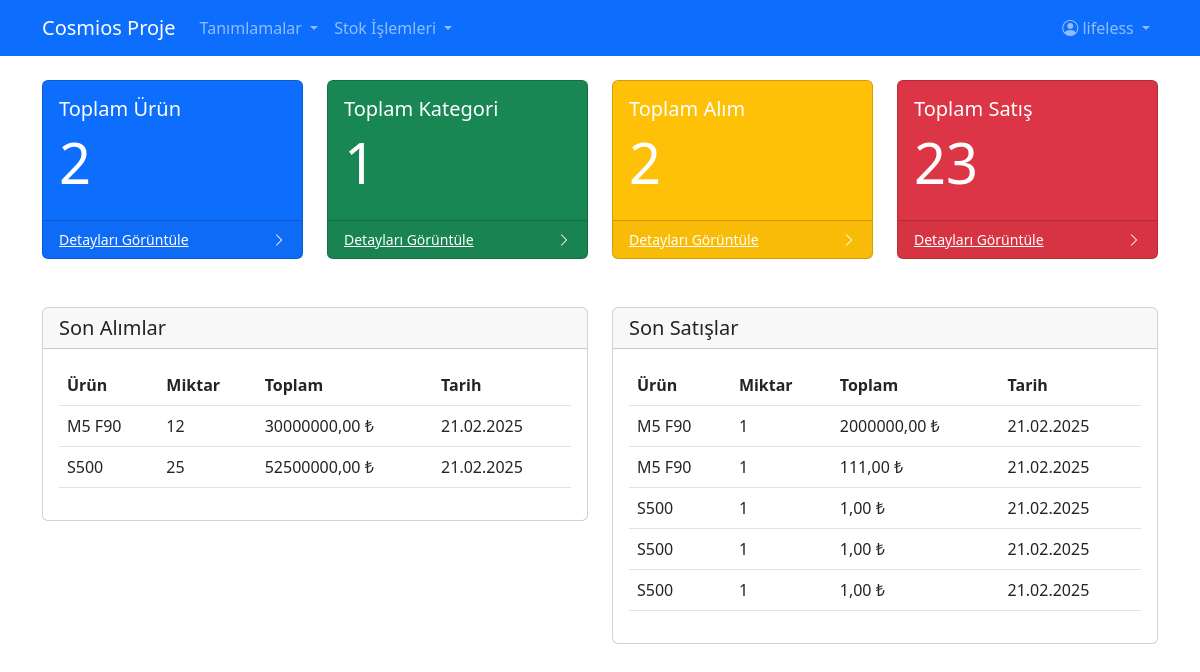
The app's page / (signed in) with its own data.
### stock/models.py (models this page shows, shortened)
class Purchases(models.Model):
    user = models.ForeignKey(User, on_delete=models.CASCADE)
    firm = models.ForeignKey(Firm, on_delete=models.CASCADE)
    product = models.ForeignKey(Product, on_delete=models.CASCADE)
    quantity = models.PositiveIntegerField()
    price = models.DecimalField(max_digits=10, decimal_places=2)
    created = models.DateTimeField(auto_now_add=True)
    @property
    def price_total(self):
        return self.quantity * self.price
    class Meta:
        verbose_name = 'Alım'
        verbose_name_plural = 'Alımlar'

class Product(models.Model):
    name = models.CharField(max_length=100)
    category = models.ForeignKey(Category, on_delete=models.CASCADE, related_name='products')
    brand = models.ForeignKey(Brand, on_delete=models.CASCADE, related_name='products')
    stock = models.PositiveIntegerField(default=0)
    image = models.ImageField(upload_to='products/', null=True, blank=True)
    created = models.DateTimeField(auto_now_add=True, null=True)
    updated = models.DateTimeField(auto_now=True, null=True)
    class Meta:
        verbose_name = 'Ürün'
        verbose_name_plural = 'Ürünler'

class Sales(models.Model):
    user = models.ForeignKey(User, on_delete=models.CASCADE)
    product = models.ForeignKey(Product, on_delete=models.CASCADE)
    brand = models.ForeignKey(Brand, on_delete=models.CASCADE)
    quantity = models.IntegerField()
    price = models.DecimalField(max_digits=10, decimal_places=2)
    price_total = models.DecimalField(max_digits=10, decimal_places=2, null=True, blank=True)
    created = models.DateTimeField(auto_now_add=True)
    updated = models.DateTimeField(auto_now=True)
    class Meta:
        verbose_name = 'Satış'
        verbose_name_plural = 'Satışlar'
        ordering = ['-created']

### stock/views.py (the view)
# urls.py: path('', views.index, name='index'),
@login_required
def index(request):
    context = {
        'total_products': Product.objects.count(),
        'total_categories': Category.objects.count(),
        'total_purchases': Purchases.objects.count(),
        'total_sales': Sales.objects.count(),
        'recent_purchases': Purchases.objects.order_by('-created')[:5],
        'recent_sales': Sales.objects.order_by('-created')[:5],
    }
    return render(request, 'stock/index.html', context)

### templates/stock/index.html (shortened to what this page needs)
{% extends 'base.html' %}
{% block content %}
<div class="row">
    <div class="col-md-3">
        <div class="card bg-primary text-white mb-4">
            <div class="card-body">
                <h5 class="card-title">Toplam Ürün</h5>
                <h2 class="display-4">{{ total_products }}</h2>
            </div>
            <div class="card-footer d-flex align-items-center justify-content-between">
                <a class="small text-white stretched-link" href="{% url 'product_list' %}">Detayları Görüntüle</a>
                <div class="small text-white"><i class="bi bi-chevron-right"></i></div>
            </div>
        </div>
    </div>
    <div class="col-md-3">
        <div class="card bg-success text-white mb-4">
            <div class="card-body">
                <h5 class="card-title">Toplam Kategori</h5>
                <h2 class="display-4">{{ total_categories }}</h2>
            </div>
            <div class="card-footer d-flex align-items-center justify-content-between">
                <a class="small text-white stretched-link" href="{% url 'category_list' %}">Detayları Görüntüle</a>
                <div class="small text-white"><i class="bi bi-chevron-right"></i></div>
            </div>
        </div>
    </div>
    <div class="col-md-3">
        <div class="card bg-warning text-white mb-4">
            <div class="card-body">
                <h5 class="card-title">Toplam Alım</h5>
                <h2 class="display-4">{{ total_purchases }}</h2>
            </div>
            <div class="card-footer d-flex align-items-center justify-content-between">
                <a class="small text-white stretched-link" href="{% url 'purchase_list' %}">Detayları Görüntüle</a>
                <div class="small text-white"><i class="bi bi-chevron-right"></i></div>
            </div>
        </div>
    </div>
    <div class="col-md-3">
        <div class="card bg-danger text-white mb-4">
            <div class="card-body">
                <h5 class="card-title">Toplam Satış</h5>
                <h2 class="display-4">{{ total_sales }}</h2>
            </div>
            <div class="card-footer d-flex align-items-center justify-content-between">
                <a class="small text-white stretched-link" href="{% url 'sale_list' %}">Detayları Görüntüle</a>
                <div class="small text-white"><i class="bi bi-chevron-right"></i></div>
            </div>
        </div>
    </div>
</div>
<div class="row mt-4">
    <div class="col-md-6">
        <div class="card">
            <div class="card-header">
                <h5 class="mb-0">Son Alımlar</h5>
            </div>
            <div class="card-body">
                <table class="table">
                    <thead>
                        <tr>
                            <th>Ürün</th>
                            <th>Miktar</th>
                            <th>Toplam</th>
                            <th>Tarih</th>
                        </tr>
                    </thead>
                    <tbody>
                        {% for purchase in recent_purchases %}
                        <tr>
                            <td>{{ purchase.product.name }}</td>
                            <td>{{ purchase.quantity }}</td>
                            <td>{{ purchase.price_total }} ₺</td>
                            <td>{{ purchase.created|date:"d.m.Y" }}</td>
                        </tr>
                        {% endfor %}
                    </tbody>
                </table>
            </div>
        </div>
    </div>
    <div class="col-md-6">
        <div class="card">
            <div class="card-header">
                <h5 class="mb-0">Son Satışlar</h5>
            </div>
            <div class="card-body">
                <table class="table">
                    <thead>
                        <tr>
                            <th>Ürün</th>
                            <th>Miktar</th>
                            <th>Toplam</th>
                            <th>Tarih</th>
                        </tr>
                    </thead>
                    <tbody>
                        {% for sale in recent_sales %}
                        <tr>
                            <td>{{ sale.product.name }}</td>
                            <td>{{ sale.quantity }}</td>
                            <td>{{ sale.price_total }} ₺</td>
                            <td>{{ sale.created|date:"d.m.Y" }}</td>
                        </tr>
                        {% endfor %}
                    </tbody>
                </table>
            </div>
        </div>
    </div>
</div>
{% endblock %}

### templates/base.html (shortened to what this page needs)
<!DOCTYPE html>
<html lang="tr">
<head>
    <link href="https://cdn.jsdelivr.net/npm/bootstrap@5.3.0/dist/css/bootstrap.min.css" rel="stylesheet">
    <link rel="stylesheet" href="https://cdn.jsdelivr.net/npm/bootstrap-icons@1.11.0/font/bootstrap-icons.css">
</head>
<body>
    <nav class="navbar navbar-expand-lg navbar-dark bg-primary">
        <div class="container">
            <a class="navbar-brand" href="{% url 'index' %}">Cosmios Proje</a>
            {% if user.is_authenticated %}
            <div class="collapse navbar-collapse" id="navbarNav">
                <ul class="navbar-nav">
                    <li class="nav-item dropdown">
                        <a class="nav-link dropdown-toggle" href="#" role="button" data-bs-toggle="dropdown">
                            Tanımlamalar
                        </a>
                    </li>
                    <li class="nav-item dropdown">
                        <a class="nav-link dropdown-toggle" href="#" role="button" data-bs-toggle="dropdown">
                            Stok İşlemleri
                        </a>
                    </li>
                </ul>
                <ul class="navbar-nav ms-auto">
                    <li class="nav-item dropdown">
                        <a class="nav-link dropdown-toggle" href="#" role="button" data-bs-toggle="dropdown">
                            <i class="bi bi-person-circle"></i> {{ user.username }}
                        </a>
                    </li>
                </ul>
            </div>
            {% endif %}
        </div>
    </nav>
    <div class="container mt-4">
        {% block content %}
        {% endblock %}
    </div>
</body>
</html>

### records on screen
Purchases: product.name "M5 F90", quantity "12", price_total "30000000,00", created "21.02.2025"
Purchases: product.name "S500", quantity "25", price_total "52500000,00", created "21.02.2025"
Sales: product.name "M5 F90", quantity "1", price_total "2000000,00", created "21.02.2025"
Sales: product.name "M5 F90", quantity "1", price_total "111,00", created "21.02.2025"
Sales: product.name "S500", quantity "1", price_total "1,00", created "21.02.2025"
Sales: product.name "S500", quantity "1", price_total "1,00", created "21.02.2025"
Sales: product.name "S500", quantity "1", price_total "1,00", created "21.02.2025"

### other values on screen
{{ user.username }} "lifeless"
{{ total_products }} "2"
{{ total_categories }} "1"
{{ total_purchases }} "2"
{{ total_sales }} "23"
